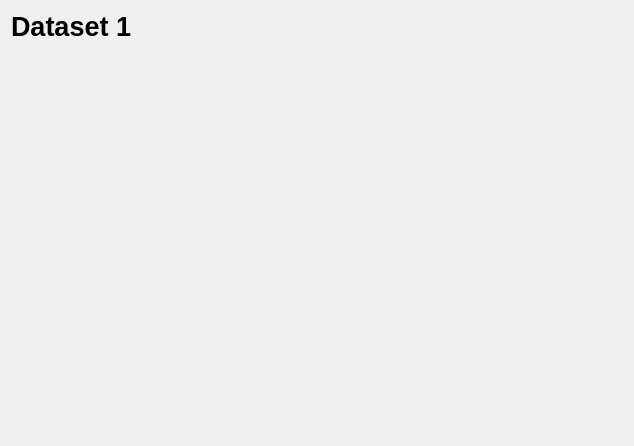
<?xml version="1.0" encoding="UTF-8"?>
<ui version="4.0">
 <class>DatasetPanel</class>
 <widget class="QWidget" name="DatasetPanel">
  <property name="geometry">
   <rect>
    <x>0</x>
    <y>0</y>
    <width>634</width>
    <height>446</height>
   </rect>
  </property>
  <property name="windowTitle">
   <string>Form</string>
  </property>
  <property name="styleSheet">
   <string notr="true"/>
  </property>
  <layout class="QGridLayout" name="gridLayout">
   <item row="0" column="0">
    <widget class="QLabel" name="label">
     <property name="text">
      <string>&lt;html&gt;&lt;head/&gt;&lt;body&gt;&lt;p&gt;&lt;span style=&quot; font-size:20pt; font-weight:600;&quot;&gt;Dataset 1&lt;/span&gt;&lt;/p&gt;&lt;/body&gt;&lt;/html&gt;</string>
     </property>
    </widget>
   </item>
   <item row="1" column="0">
    <layout class="QHBoxLayout" name="horizontalLayout" stretch="1,1">
     <item>
      <widget class="SubjectsPanel" name="widget" native="true">
       <property name="sizePolicy">
        <sizepolicy hsizetype="Expanding" vsizetype="Expanding">
         <horstretch>0</horstretch>
         <verstretch>0</verstretch>
        </sizepolicy>
       </property>
      </widget>
     </item>
     <item>
      <layout class="QVBoxLayout" name="verticalLayout">
       <item>
        <widget class="ProtocolsPanel" name="widget_2" native="true">
         <property name="sizePolicy">
          <sizepolicy hsizetype="Expanding" vsizetype="Expanding">
           <horstretch>0</horstretch>
           <verstretch>0</verstretch>
          </sizepolicy>
         </property>
        </widget>
       </item>
       <item>
        <widget class="ExecutePanel" name="widget_3" native="true"/>
       </item>
      </layout>
     </item>
    </layout>
   </item>
  </layout>
 </widget>
 <customwidgets>
  <customwidget>
   <class>SubjectsPanel</class>
   <extends>QWidget</extends>
   <header>src/romeo/view/mainWindow/subjectspanel.h</header>
   <container>1</container>
  </customwidget>
  <customwidget>
   <class>ProtocolsPanel</class>
   <extends>QWidget</extends>
   <header>src/romeo/view/mainWindow/protocolspanel.h</header>
   <container>1</container>
  </customwidget>
  <customwidget>
   <class>ExecutePanel</class>
   <extends>QWidget</extends>
   <header>src/romeo/view/mainWindow/executepanel.h</header>
   <container>1</container>
  </customwidget>
 </customwidgets>
 <resources/>
 <connections/>
</ui>
